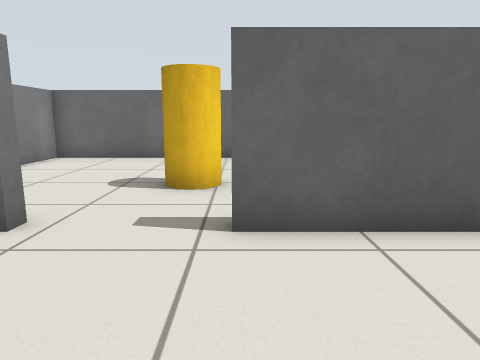
View 1 (above)

14 first-person views from a walk through a robot-simulator world made for Gazebo. The camera is 0.69 m above the floor, tilts 10° down and sees 70° across. The floor is counted in squares, 0.5 m on a side. Each view is taken from the middle of a square. On the plan, view 1 faces up. The plan holds only what a view shows up to about 15 squares ahead; the rest is blank.

View 2
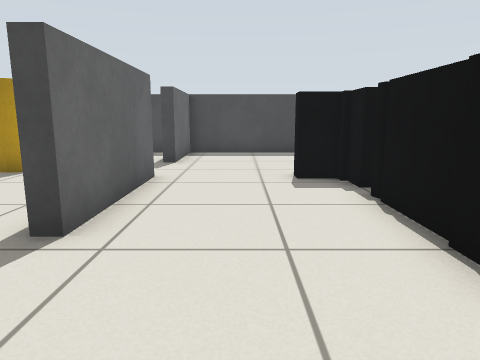

View 3
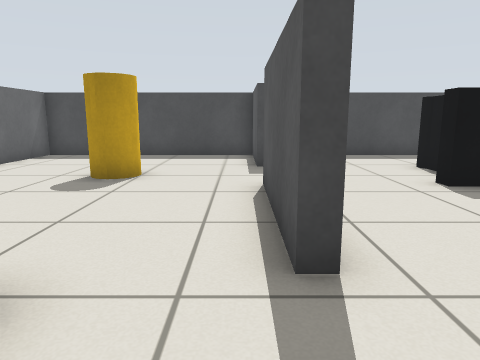

View 4
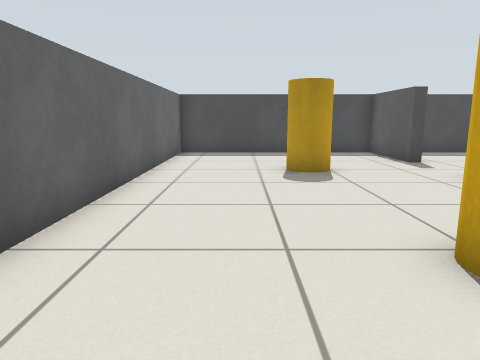

View 5
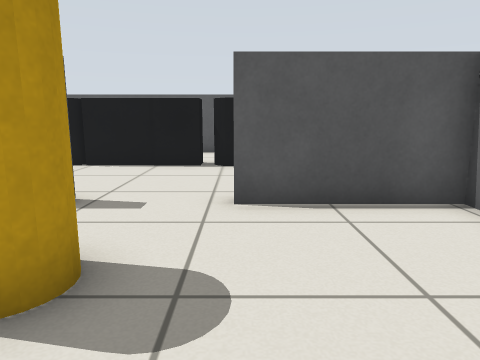

View 6
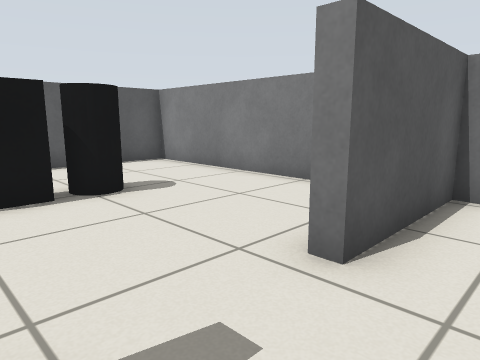

View 7
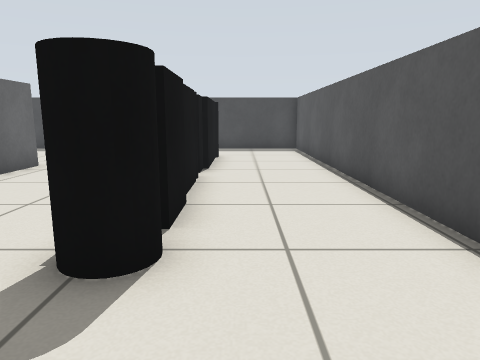

View 8
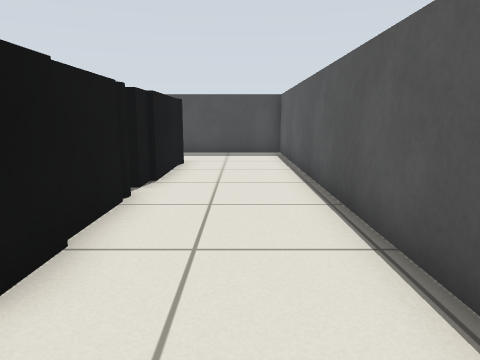

View 9
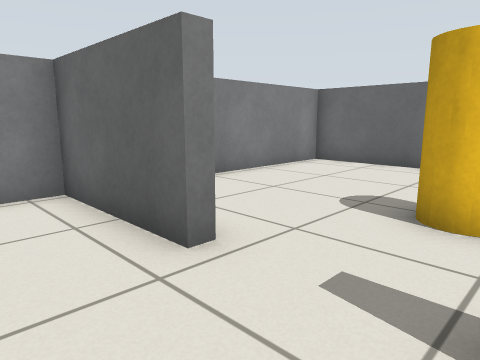

View 10
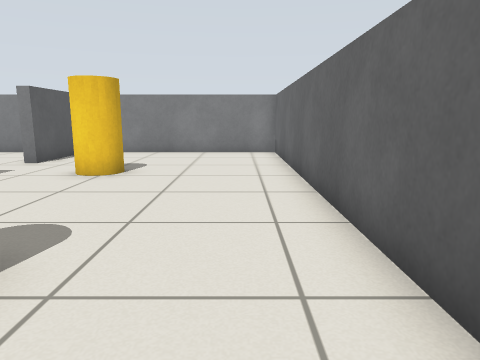

View 11
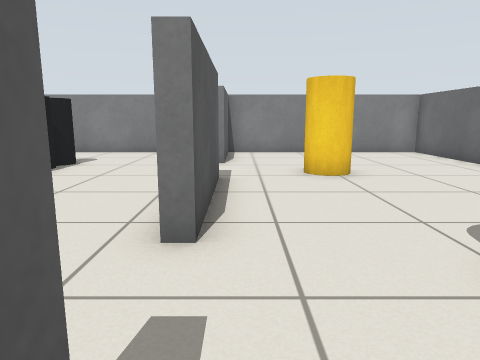

View 12
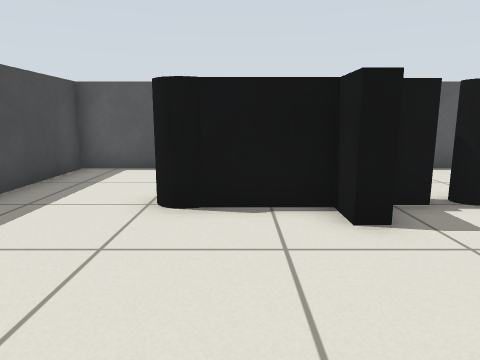

View 13
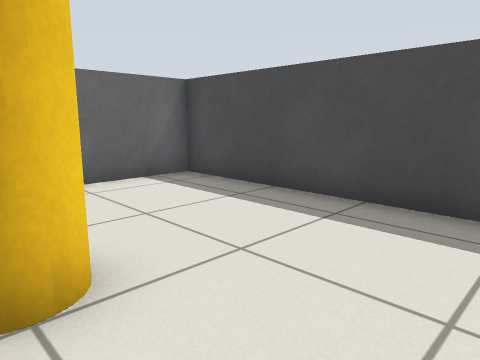

View 14
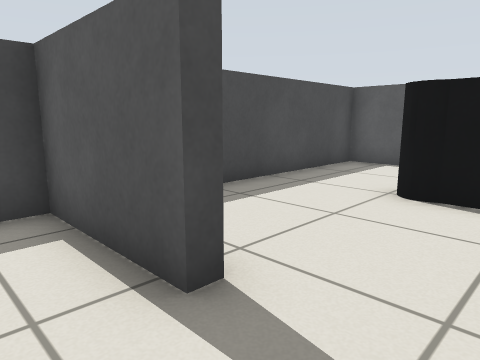

### Floor plan
Points are (right, up) in squares from view 1. A wall is a line through its corners. A room is listed if a view was taken in it or the views show most of it. See-through windows are left out.
Room 1 (views 1, 2, 7, 8, 9)
walls: (4.3, 4.1) (-0.1, 4.1); (-2.9, 4.1) (-6.7, 4.1) (-6.7, -4.7) (-5.1, -4.7); (-3.5, -4.7) (10.5, -4.7) (10.5, 4.1) (7.1, 4.1)
ways out: opening at (-1.5, 4) to room 2; opening at (6, 4) to room 2
objects: black cylinder (-3, -1) to (-3, 0); black box (-2, -1) to (-1, -1); black box (0, -1) to (1, -1); black cylinder (2, -1); other object (3, -1); black box (4, -1) to (6, 0); black cylinder (7, -1) to (7, 0)
Room 2 (views 3, 4, 5, 6, 10, 11, 12, 13, 14)
walls: (-0.1, 4.1) (-0.1, 4.5) (4.3, 4.5) (4.3, 4.1); (7.1, 4.1) (7.1, 4.5) (10.5, 4.5) (10.5, 12.5) (-6.7, 12.5) (-6.7, 4.5) (-2.9, 4.5) (-2.9, 4.1)
ways out: opening at (-1.5, 4) to room 1; opening at (6, 4) to room 1
objects: yellow cylinder (-1, 7) to (-1, 8); yellow cylinder (5, 8) to (6, 8)

Positions as (right, up) in squares from view 1, and headings:
1: (0, 0), facing up
2: (-4, 2), facing right
3: (-3, 5), facing right
4: (-4, 10), facing right
5: (-3, 10), facing down
6: (0, 6), facing down-left
7: (-6, -2), facing right
8: (-4, -3), facing right
9: (0, 2), facing up-left
10: (8, 11), facing left
11: (8, 5), facing left
12: (6, 5), facing down
13: (5, 5), facing up-right
14: (5, 6), facing down-right
